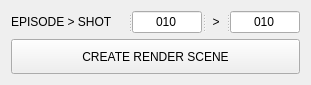
<?xml version="1.0" encoding="UTF-8"?>
<ui version="4.0">
 <class>CreateScene</class>
 <widget class="QWidget" name="CreateScene">
  <property name="geometry">
   <rect>
    <x>0</x>
    <y>0</y>
    <width>311</width>
    <height>79</height>
   </rect>
  </property>
  <property name="windowTitle">
   <string>Create Scene</string>
  </property>
  <layout class="QVBoxLayout" name="verticalLayout">
   <item>
    <widget class="QSplitter" name="splitter">
     <property name="orientation">
      <enum>Qt::Horizontal</enum>
     </property>
     <widget class="QLabel" name="lab_episode">
      <property name="text">
       <string>EPISODE &gt; SHOT</string>
      </property>
     </widget>
     <widget class="QLineEdit" name="lin_episode">
      <property name="maximumSize">
       <size>
        <width>70</width>
        <height>16777215</height>
       </size>
      </property>
      <property name="text">
       <string>010</string>
      </property>
      <property name="alignment">
       <set>Qt::AlignCenter</set>
      </property>
     </widget>
     <widget class="QLabel" name="lab_shot">
      <property name="minimumSize">
       <size>
        <width>20</width>
        <height>0</height>
       </size>
      </property>
      <property name="maximumSize">
       <size>
        <width>20</width>
        <height>16777215</height>
       </size>
      </property>
      <property name="text">
       <string>&gt;</string>
      </property>
      <property name="alignment">
       <set>Qt::AlignCenter</set>
      </property>
     </widget>
     <widget class="QLineEdit" name="lin_shot">
      <property name="maximumSize">
       <size>
        <width>70</width>
        <height>16777215</height>
       </size>
      </property>
      <property name="text">
       <string>010</string>
      </property>
      <property name="alignment">
       <set>Qt::AlignCenter</set>
      </property>
     </widget>
    </widget>
   </item>
   <item>
    <widget class="QPushButton" name="pushButton">
     <property name="minimumSize">
      <size>
       <width>0</width>
       <height>35</height>
      </size>
     </property>
     <property name="text">
      <string>CREATE RENDER SCENE</string>
     </property>
    </widget>
   </item>
  </layout>
 </widget>
 <resources/>
 <connections/>
</ui>
